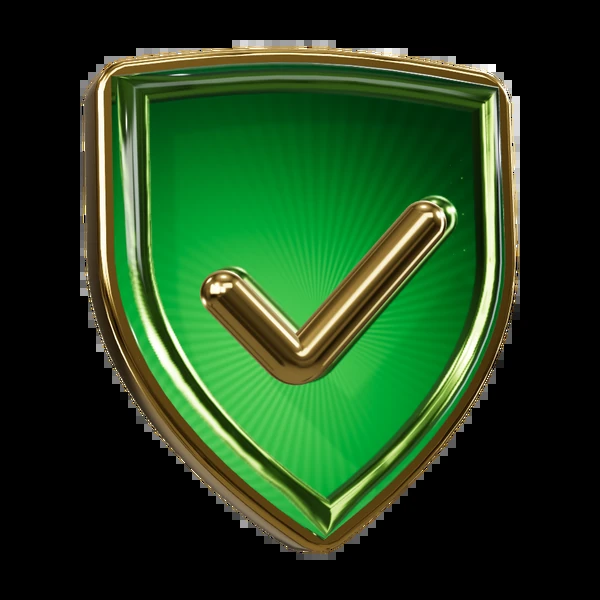
#> input picture assets/3d/gate-shield.webp, 600 x 600 px
$ python -i render.py   (imports and definitions only)
#> lines starting #> are read from the running program, lines starting #| are printed output that depends on the picture
#!/usr/bin/env python3
"""Get Gud 3D asset renderer.

Renders every pre-rendered 3D asset of the app with three.js in headless Chromium (SwiftShader WebGL),
then post-processes with Pillow: 2x supersampling, alpha from a coverage pass, auto-centring with padding,
WebP/PNG export, app-icon derivatives and review contact sheets.

    cd tools/render3d && npm install && python3 render.py            # everything
    python3 render.py medal-streak-3 urge-orb                          # only some assets
    python3 render.py --sheets-only                                    # rebuild contact sheets

Requires: python3 with playwright, pillow, numpy (+ fonttools, shapely to rebuild glyph outlines).
"""
import argparse
import base64
import functools
import http.server
import io
import os
import sys
import threading
import time

import numpy as np
from PIL import Image, ImageDraw, ImageFont

HERE = os.path.dirname(os.path.abspath(__file__))
ROOT = os.path.abspath(os.path.join(HERE, "..", ".."))
OUT3D = os.path.join(ROOT, "assets", "3d")
IMAGES = os.path.join(ROOT, "assets", "images")
PUBLIC = os.path.join(ROOT, "public")
REVIEW = os.path.join(HERE, "review")
CHROME = os.environ.get("CHROME", "/opt/pw-browsers/chromium-1194/chrome-linux/chrome")

MEDALS = [
    "medal-streak-3", "medal-streak-7", "medal-streak-21", "medal-streak-66", "medal-streak-100",
    "medal-walked-away", "medal-perfect-day", "medal-urge-surfer", "medal-locked",
]

# name -> spec. size = output px; ss = supersampling factor; pad = fraction of the canvas left empty per side
ASSETS = {}
# [2 lines not run here, left out]
ASSETS["urge-orb"] = dict(builder="orb", params={"glow": False}, size=800, ss=2, fit=False, budget=120)
ASSETS["urge-orb-glow"] = dict(builder="orb", params={"glow": True}, size=800, ss=2, fit=False, budget=120)
# [2 lines not run here, left out]
ASSETS["ring-trophy"] = dict(builder="trophy", params={}, size=600, ss=2, pad=0.08)
ASSETS["gate-shield"] = dict(builder="shield", params={}, size=600, ss=2, pad=0.08)
# icon sources (post-processed into the icon files)
ASSETS["icon-full"] = dict(builder="gmark", params={"background": True}, size=1024, ss=2, fit=False, icon="full")
ASSETS["icon-mark"] = dict(builder="gmark", params={"glassDisc": False}, size=1024, ss=2, pad=0.17, icon="mark")


# ---------------------------------------------------------------------- server + browser
class QuietHandler(http.server.SimpleHTTPRequestHandler):
    def log_message(self, *a):
        pass

    def end_headers(self):
        self.send_header("Cache-Control", "no-store")
        super().end_headers()


# [5 lines left out: function start_server, not called in this run]


def decode(data_url):
    return Image.open(io.BytesIO(base64.b64decode(data_url.split(",", 1)[1])))


# ---------------------------------------------------------------------- post-processing
def to_float(im, mode="RGB"):
    return np.asarray(im.convert(mode), dtype=np.float32) / 255.0


# [46 lines left out: functions resize_f, finish, save_webp, not called in this run]


# ---------------------------------------------------------------------- icons
def make_icon_full(im):
    """im: opaque RGBA render of the full icon (background is part of the 3D scene)."""
    n = 1024
    icon = Image.new("RGB", (n, n), (0, 0, 0))
    icon.paste(im, (0, 0), im)
    icon.save(os.path.join(IMAGES, "icon.png"), optimize=True)
    for size, path in [(180, os.path.join(PUBLIC, "apple-touch-icon.png")), (192, os.path.join(PUBLIC, "icon-192.png")),
                       (512, os.path.join(PUBLIC, "icon-512.png"))]:
        icon.resize((size, size), Image.LANCZOS).save(path, optimize=True)
    icon.resize((48, 48), Image.LANCZOS).convert("RGBA").save(os.path.join(IMAGES, "favicon.png"), optimize=True)
    # Android adaptive background: flat brand navy (solid)
    Image.new("RGB", (n, n), (10, 16, 32)).save(os.path.join(IMAGES, "android-icon-background.png"), optimize=True)


# [151 lines left out: functions make_icon_mark, contact_sheet, sheets, rounded, main, not called in this run]


# [2 lines not run here, left out]

>>> import cv2
>>> picture = cv2.imread('../../assets/3d/gate-shield.webp', cv2.IMREAD_GRAYSCALE)
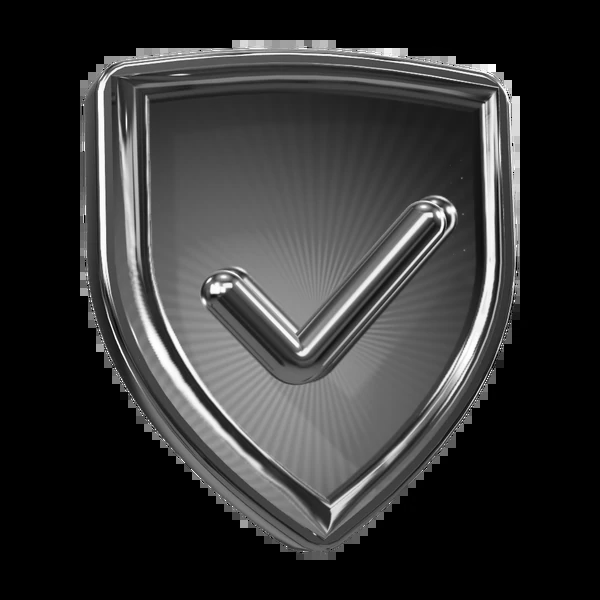
#> picture: shape (600, 600); min 0, max 255, mean 50.3
>>> result = make_icon_full(picture)
#> in make_icon_full, `icon = Image.new("RGB", (n, n), (0, 0, 0))`: icon: PIL image 1024x1024 RGB; every value is 0
#> (the run stopped early here; a loop or call above may not have finished)

$ run again, on assets/3d/medal-streak-21.webp
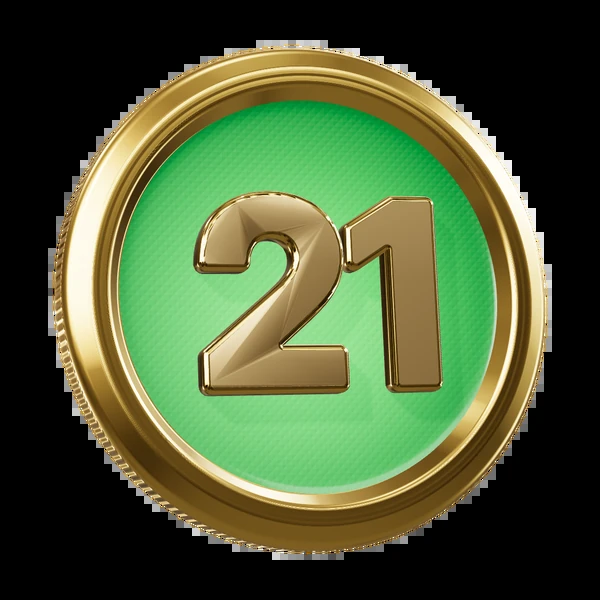
#> input picture assets/3d/medal-streak-21.webp, 600 x 600 px
#> `picture = cv2.imread('../../assets/3d/gate-shield.webp', cv2.IMREAD_GR..`:
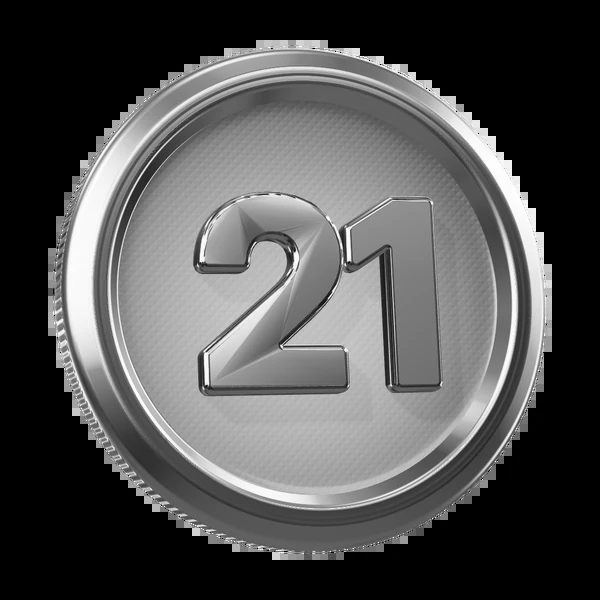
#> picture: shape (600, 600); min 0, max 255, mean 81.3
#> icon: PIL image 1024x1024 RGB; every value is 0

$ run again, on assets/3d/medal-streak-3.webp
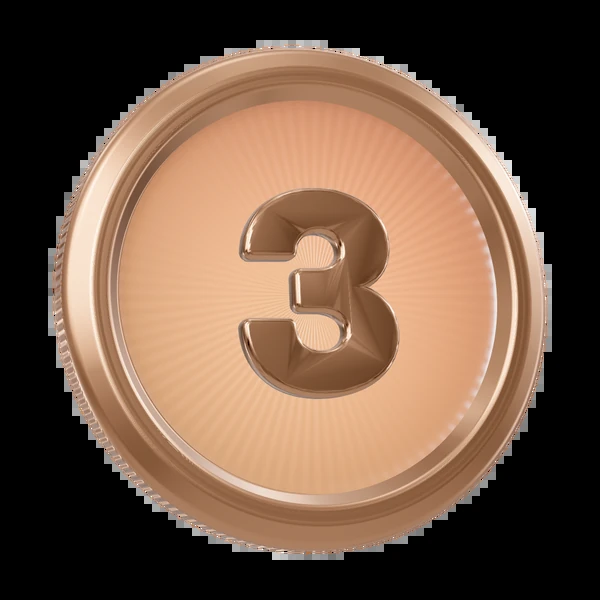
#> input picture assets/3d/medal-streak-3.webp, 600 x 600 px
#> `picture = cv2.imread('../../assets/3d/gate-shield.webp', cv2.IMREAD_GR..`:
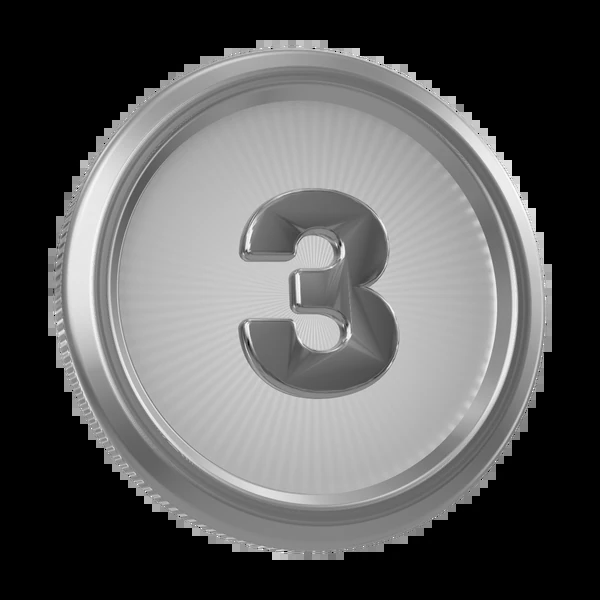
#> picture: shape (600, 600); min 0, max 254, mean 91.1
#> icon: PIL image 1024x1024 RGB; every value is 0

$ run again, on assets/3d/medal-streak-66.webp
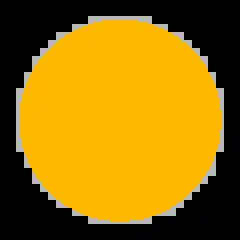
#> input picture assets/3d/medal-streak-66.webp, 240 x 240 px
#> `picture = cv2.imread('../../assets/3d/gate-shield.webp', cv2.IMREAD_GR..`:
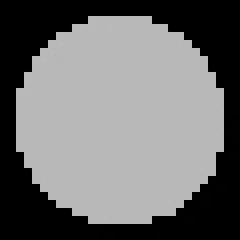
#> picture: shape (240, 240); min 0, max 187, mean 110.9
#> icon: PIL image 1024x1024 RGB; every value is 0
